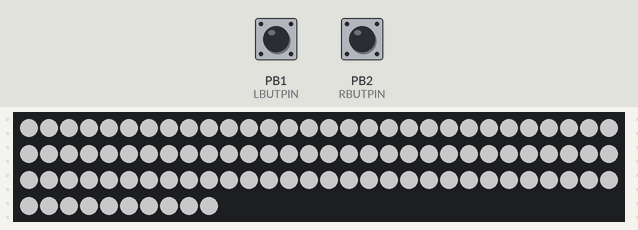
A sketch run on a simulated ATtiny85, built with avr-gcc and run on an emulated ATtiny85. Parts: 100 RGB LEDs in strip order, left to right, continuing on the next row. The test bench sets the inputs (shaded band); at power-on: PB2 (RBUTPIN) HIGH, PB1 (LBUTPIN) HIGH. Dim RGB values are drawn brighter than linear.

Above: at 2.2 s.
2.3 s: PB2 (RBUTPIN) pulled LOW for 3.2 s
At 5.9 s:
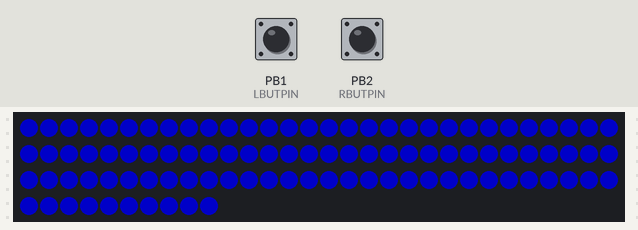
7.0 s: PB2 (RBUTPIN) pulled LOW for 0.15 s
At 8.2 s:
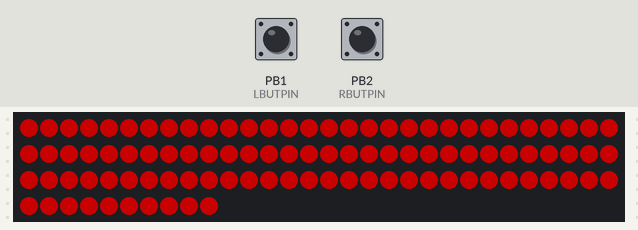
8.6 s: PB2 (RBUTPIN) pulled LOW for 1 s
At 10.1 s:
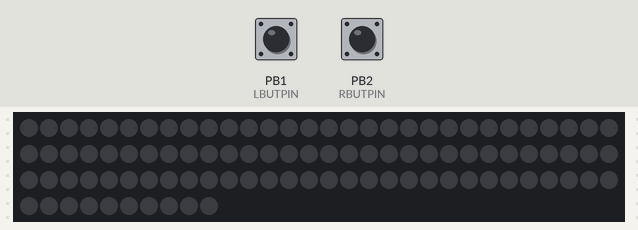
Timing chart, 0 to 11.6 s (numbered marks = the images above; inputs shaded):
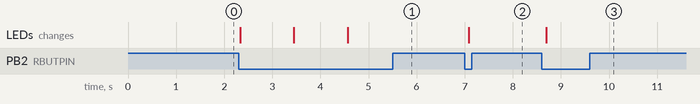

Measured:
- after the input at 2.3 s, the LEDs: first change at once (image 1 shows a later state)
- after the input at 7.0 s, the LEDs: change after 0.08 s (image 2)
- after the input at 8.6 s, the LEDs: change after 0.10 s (image 3)

The sketch:

Etched-Glass-Plaque.ino
```cpp
/*
 * Name:      Etched-Glass-Plaque
 * Purpose:   Under lighting for etched glass
 * By:        Michael Vieau/Kevin Bong (The Mayhem Lab)
 * Date       2019.06.23
 * Modified:  2019.12.23
 * Rev Level  1.0
 */

 #include <Adafruit_NeoPixel.h>

// Digispark (Attiny85)
#define LEDPIN 0
#define NUMPIXELS 100

Adafruit_NeoPixel strip = Adafruit_NeoPixel(NUMPIXELS, LEDPIN, NEO_GRB + NEO_KHZ800);

// Global variables
int BRIGHTNESS = 100;
int COLORS = 2;
int R,G,B;
int LBUTPIN = 1;
int RBUTPIN = 2;

void setup() {

  pinMode(LBUTPIN,INPUT_PULLUP); // Left Button on PO
  pinMode(RBUTPIN, INPUT_PULLUP); // Right button on P2

  strip.begin();
  strip.setBrightness(BRIGHTNESS);
  color(255, 255, 255);
  strip.show();

}

void loop() {

  ButtonPress();
  delay(100);

}
void ButtonPress()
{
  // Check to see if a button was pushed or sleep
  if (digitalRead(LBUTPIN) == 0)
  {
    brightness();
  }

  if (digitalRead(RBUTPIN) == 0)
  {
    colorselect();
  }
}
// ----------------------------
void colorselect()
{
  switch (COLORS)
  {
    case 1:
      // White
      color(255, 255, 255);
      break;
    case 2:
      // Yellow
      color(255, 200, 20);
      strip.show();
      break;
    case 3:
      // Green
      color(0, 255, 0);
      strip.show();
      break;
    case 4:
      // Blue
      color(0, 0, 255);
      strip.show();
      break;
    case 5:
      // Red
      color(255, 0, 0);
      break;
    case 6:
      // Black
      color(0, 0, 0);
      break;
  }

  COLORS += 1;
  if (COLORS >=7)
  {
    COLORS = 1;
  }
}
// ----------------------------
void color(int R, int G, int B) {

  for (int i=0; i <= NUMPIXELS; i++){
    strip.setPixelColor(i, R, G, B);
  }
  strip.show();
  delay(1000);
}
// ----------------------------
void brightness() {

  BRIGHTNESS += 75;

  if (BRIGHTNESS >= 251)
  {
    BRIGHTNESS = 50;
  }

  strip.setBrightness(BRIGHTNESS);
  strip.show();
  delay(1000);
}
```
